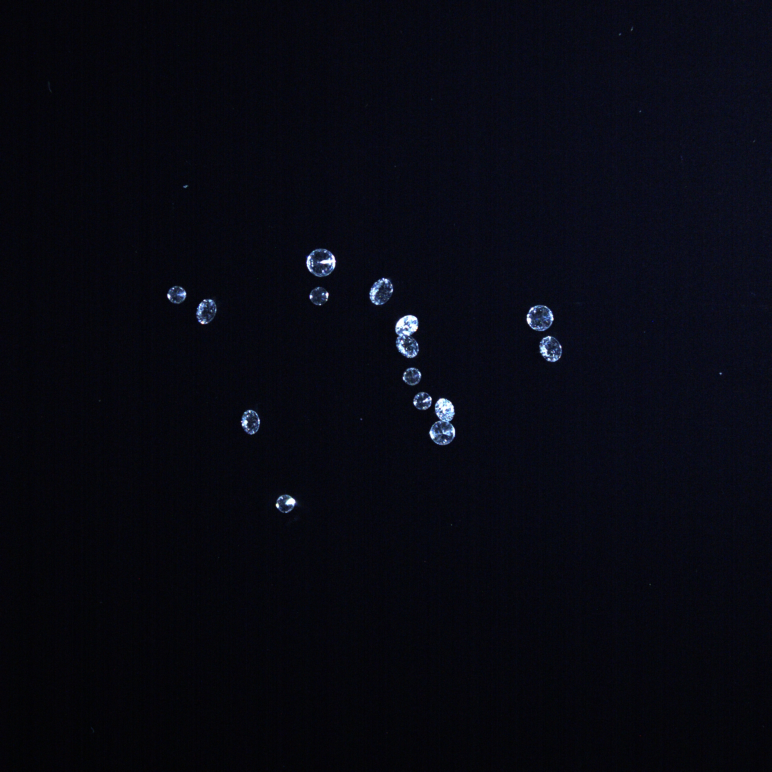
#> input picture dataset/N1_00051_Id0.jpg, 1544 x 1544 px (shown at 1/2 size)
$ python detect_shapes.py --image dataset/N1_00051_Id0.jpg   (older library calls are emulated)
#> lines starting #> are read from the running program, lines starting #| are printed output that depends on the picture; after the words box and inside, x2 and y2 are one past the last pixel; in counts of white or black regions, pixels touching at a corner belong together
import argparse
import cv2
import numpy as np
import imutils


def detect_shape(contour):
    # initialize the shape name and approximate the contour
    shape = "unidentified"
    perimeter = cv2.arcLength(contour, True)
    # applying contour approximation (curve can be approximated as short line segments)
    approx = cv2.approxPolyDP(contour, 0.04 * perimeter, True)
    if len(approx) < 1:
        return "unidentified"
    if len(approx) == 3:
        return "triangle"
    elif len(approx) == 4:
        return "rectangle"
    elif len(approx) == 5:
        return "pentagon"
    elif len(approx) == 6:
        return "hexagon"
    return "circle"

if __name__=="__main__":
    arg = argparse.ArgumentParser()
    arg.add_argument("-i", "--image", required=True, help="Path to the image")
    args = vars(arg.parse_args())
    image = cv2.imread(args["image"])
#> image is the input picture: shape (1544, 1544, 3); mean B, G, R 17.2, 8.5, 7.5


    # Image operations
    elab = cv2.resize(image, (400, 400))
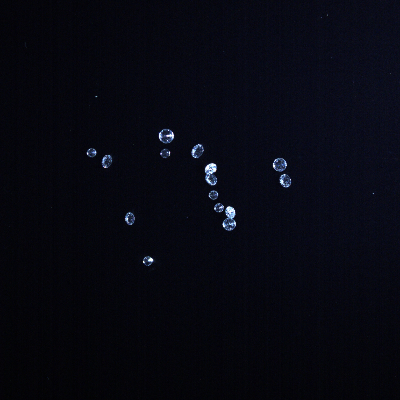
#> elab: shape (400, 400, 3); mean B, G, R 17.1, 8.3, 7.4
    ratio = image.shape[0] / float(elab.shape[0])
#> ratio = 3.86
    elab = cv2.GaussianBlur(elab, (9, 9), 0)
    elab = cv2.cvtColor(elab, cv2.COLOR_BGR2GRAY)
#> elab: shape (400, 400)
    elab[elab <= 30] = 0
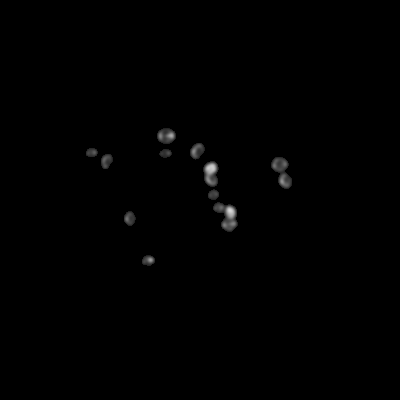
#> elab: shape (400, 400); min 0, max 216, mean 1.1
    # [6 lines of commented-out code are left out]
    elab = cv2.threshold(elab, 45, 255, cv2.THRESH_TRIANGLE)[1]
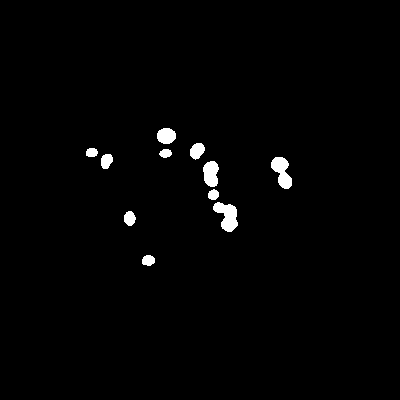
#> elab: shape (400, 400); 1.4% white; 11 white regions
    # make boders mode white
    #elab = cv2.Canny(elab, 100, 255)
    #elab[tmp == 255] = 255


    # Show the thresholded image
    cv2.imshow("Filtered", elab)
    cv2.waitKey(0)

    # Find contours
    cnts = cv2.findContours(elab.copy(), cv2.RETR_EXTERNAL, cv2.CHAIN_APPROX_SIMPLE)
#> cnts = 11 contours; largest, box (x1, y1, x2, y2) and area: (213, 202, 238, 232) 406, (271, 157, 292, 189) 365, (203, 161, 219, 187) 292, (157, 128, 176, 144) 220, (190, 143, 205, 160) 162
    cnts = imutils.grab_contours(cnts)
    for contour in cnts:
        # draw the poin in the center
        contour = contour.astype("float")
        contour *= ratio
        contour = contour.astype("int")
        cv2.drawContours(image, [contour], -1, (0,255,0), 2)
#> this loop made 11 passes
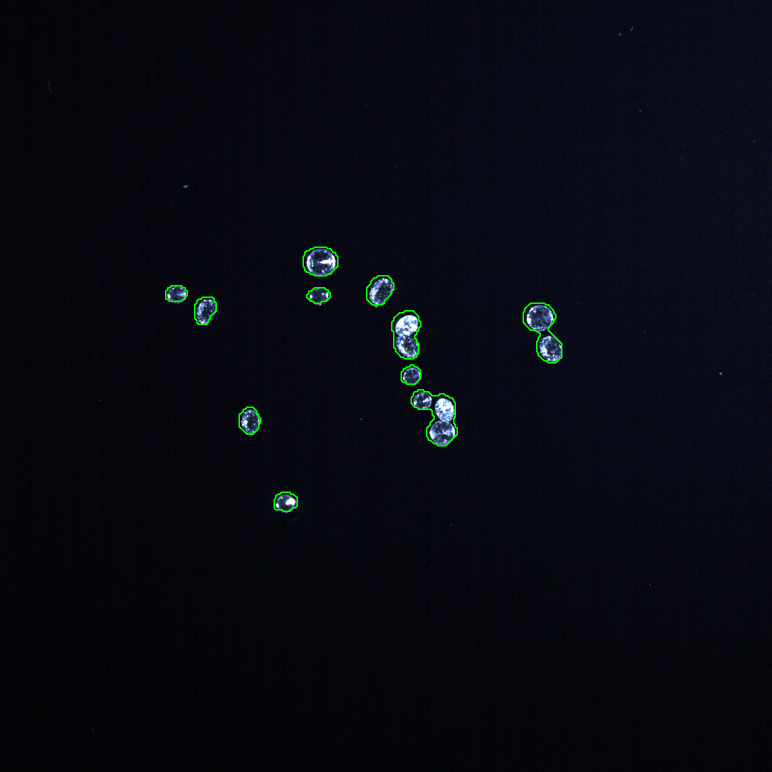
#> image: shape (1544, 1544, 3) (shown at 1/2 size); 0.3% of pixels changed, all inside (x1, y1, x2, y2) = (330, 493, 1125, 1024)
    cv2.imshow("Image", image)
    cv2.waitKey(0)
